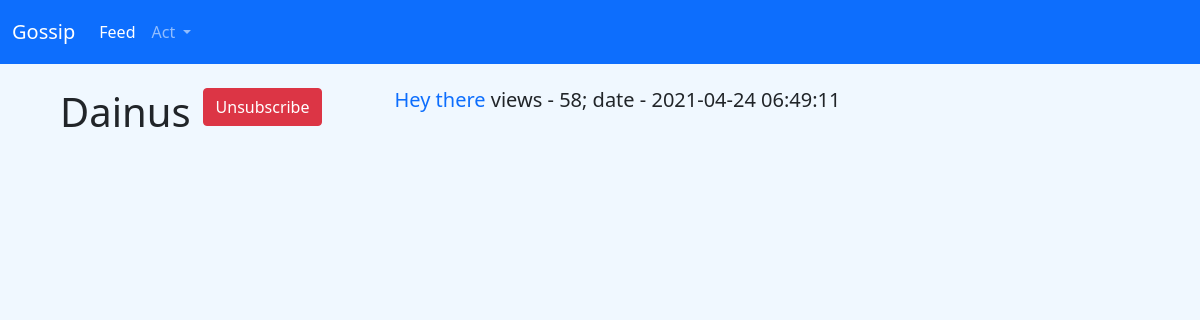
The app's page /user/1 (signed in), older data.
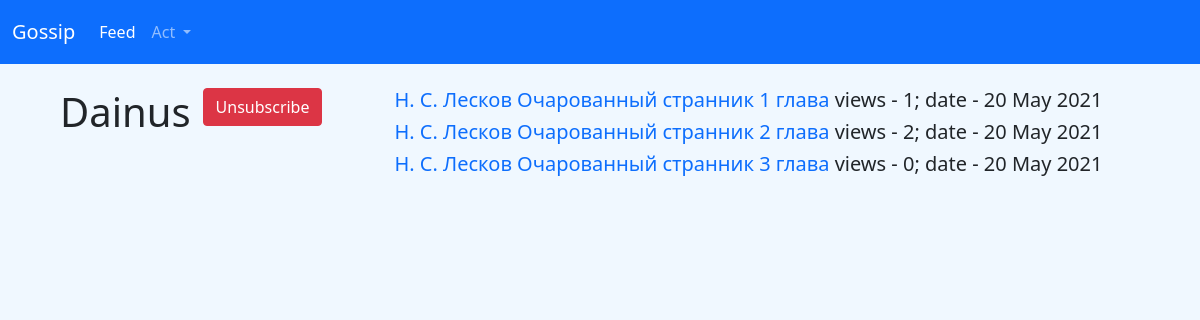
The same page, newer data.
### data/new.py (models this page shows)
class News(SqlAlchemyBase, UserMixin, SerializerMixin):
    __tablename__ = 'news'
    id = sa.Column(sa.Integer, primary_key=True, autoincrement=True)
    title = sa.Column(sa.String, nullable=True)
    content = sa.Column(sa.String, nullable=True)
    date = datetime.date.today().ctime().split()
    date = date[2] + ' ' + date[1] + ' ' + date[-1]
    created_date = sa.Column(sa.String, default=date)
    views = sa.Column(sa.Integer, default=0)
    user_id = sa.Column(sa.Integer, sa.ForeignKey("users.id"))
    user = orm.relation('User')

### get_user.py (the view)
@get_user_blueprint.route('/user/<int:id>', methods=['GET', 'POST'])
def get_user(id):
    ses = db_session.create_sessin()
    user = ses.query(User).get(id)
    if request.method == 'POST':
        cur_user = ses.query(User).get(current_user.id)
        if str(id) in current_user.subs:
            print(4)
            subs = current_user.subs.split(',')
            del subs[subs.index(str(id))]
            cur_user.subs = ','.join(subs)
        else:
            if cur_user.subs == '':
                cur_user.subs = str(id)
            else:
                cur_user.subs += ',' + str(id)
        ses.commit()
        return redirect(f'/user/{id}')
    elif request.method == 'GET':
        news = user.news
        print(news)
        is_user = str(id) in current_user.subs
        return render_template('get_user.html', news=news, user=user.nickname, title=user.nickname, id=id, is_user=is_user)

### app.py (called while the page is built)
@login_man.user_loader
def loader_user(user_id):
    ses = db_session.create_sessin()
    return ses.query(User).get(user_id)

### data/db_session.py (called while the page is built)
def create_sessin() -> Session:
    global __factory
    return __factory()

### templates/get_user.html (shortened to what this page needs)
{% extends 'base.html' %}
{% block content %}
<div class="parent">
        <div class="child"><h1>{{ user }}</h1></div>
        <div class="child">
            {% if not(current_user.id == id) %}
            <div class="btn-group" role="group" aria-label="Basic mixed styles example">
                <form action="" method="post">
                {% if not(is_user) %}
                <button type="submit" class="btn btn-success" id="subscribe" >Subscribe</button>
                {% else %}
                <button type="submit" class="btn btn-danger" id="subscribe">Unsubscribe</button>
                {% endif %}
                    </form>
            </div>
            {% endif %}
        </div>
        <div class="child">
            {% for new in news %}
            <h5>
                <a href="/new/{{ new.id }}">{{ new.title }}</a> views - {{ new.views }}; date - {{new.created_date}}
            </h5>
            {% endfor %}
        </div>
    </div>
{% endblock %}

Row changes from the older to the newer data that the page shows:
removed News: title "Hey there", views "58", created_date "2021-04-24 06:49:11"
added News: title "Н. С. Лесков Очарованный странник 1 глава", views "1", created_date "20 May 2021"
now on this page (row edited): News: title "Н. С. Лесков Очарованный странник 2 глава", views "2", created_date "20 May 2021"
now on this page (row edited): News: title "Н. С. Лесков Очарованный странник 3 глава", views "0", created_date "20 May 2021"
